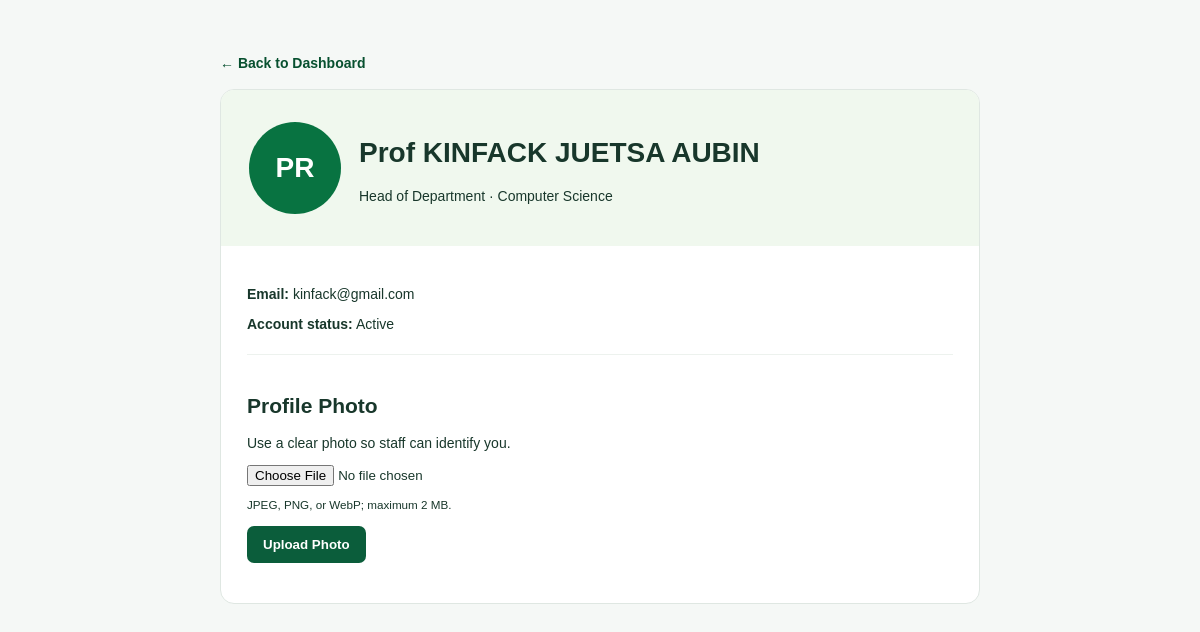
/course/hod/profile.php (signed in), run on the app's committed database.
### tables this page shows
CREATE TABLE `users` (
  `user_id` int(200) NOT NULL,
  `full_name` varchar(100) NOT NULL,
  `email` varchar(100) NOT NULL,
  `password` varchar(255) NOT NULL,
  `role_id` int(11) NOT NULL,
  `department_id` int(11) DEFAULT NULL,
  `status` varchar(20) NOT NULL,
  `created_at` datetime NOT NULL
);

CREATE TABLE `departments` (
  `department_id` int(11) NOT NULL,
  `department_name` varchar(200) NOT NULL,
  `description` text NOT NULL
);

### course/config/profile_photos.php (called while the page is built, shortened)
<?php
function profilePhotoUrl(int $userId, string $prefix = '../'): ?string
{
    foreach (['jpg', 'jpeg', 'png', 'webp'] as $extension) {
        $path = __DIR__ . '/../assets/uploads/profile-photos/' . $userId . '.' . $extension;
    }
    return null;
}

### course/hod/profile.php (the view, shortened to what this page needs)
<?php
require_once __DIR__.'/../config/database.php'; require_once __DIR__.'/../config/profile_photos.php';
function e($v):string{return htmlspecialchars((string)$v,ENT_QUOTES,'UTF-8');}
$id=(int)($_SESSION['user_id']??0);$error='';$success='';
$q=$pdo->prepare('SELECT u.full_name,u.email,u.status,d.department_name FROM users u LEFT JOIN departments d ON d.department_id=u.department_id WHERE u.user_id=?');$q->execute([$id]);$p=$q->fetch(PDO::FETCH_ASSOC)?:['full_name'=>$_SESSION['full_name']??'Head of Department','email'=>$_SESSION['email']??'','status'=>'active','department_name'=>'Not assigned'];$photo=profilePhotoUrl($id);$initials=strtoupper(substr(preg_replace('/[^A-Za-z]/','',$p['full_name']),0,2));
?><!doctype html><html><head></head><body><main class="page"><a class="back" href="dashboard.php">&larr; Back to Dashboard</a><div class="card"><div class="head"><div class="avatar"<?= $photo?' style="background-image:url(\''.e($photo).'\')"':'' ?>><?= $photo?'':e($initials?:'HD') ?></div><div><h1><?=e($p['full_name'])?></h1><p>Head of Department · <?=e($p['department_name'])?></p></div></div><div class="body"><p><b>Email:</b> <?=e($p['email'])?></p><p><b>Account status:</b> <?=e(ucfirst($p['status']))?></p><form class="upload" method="post" enctype="multipart/form-data"><h2>Profile Photo</h2><p>Use a clear photo so staff can identify you.</p><input name="profile_photo" type="file" accept="image/jpeg,image/png,image/webp" required><small>JPEG, PNG, or WebP; maximum 2 MB.</small><p><button class="btn">Upload Photo</button></p></form></div></div></main></body></html>

### course/hod/profile.php (style rules this page uses)
body { margin:0;background:#f5f8f6;color:#18372b;font:14px Arial }
.page { max-width:760px;margin:55px auto;padding:0 20px }
.back { color:#07502f;text-decoration:none;font-weight:bold }
.card { margin-top:18px;background:#fff;border:1px solid #dfe7e2;border-radius:14px;overflow:hidden }
.head { padding:28px;display:flex;gap:18px;align-items:center;background:#f0f8ee }
.avatar { width:92px;height:92px;border-radius:50%;display:grid;place-items:center;background:#087341;color:#fff;font-size:28px;font-weight:bold;background-size:cover;background-position:center }
.body { padding:26px }
.upload { margin-top:22px;padding-top:22px;border-top:1px solid #edf2ee }
.upload input { display:block;margin:10px 0 }
.btn { border:0;border-radius:7px;background:#0b5d3b;color:#fff;padding:11px 16px;font-weight:bold;cursor:pointer }

### data on the page
users: full_name "PR", full_name "Prof KINFACK JUETSA AUBIN", department.department_name "Computer Science", email "kinfack@gmail.com", status "Active"
